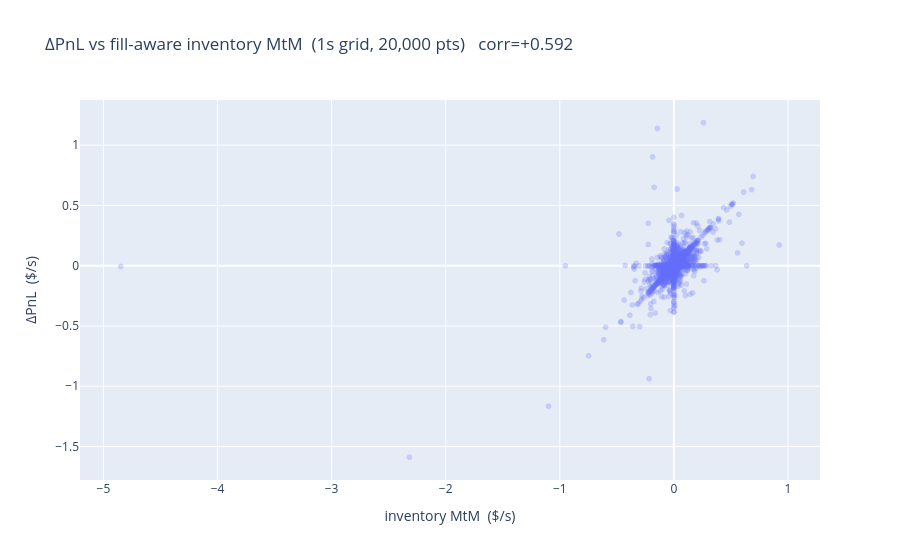

This figure's notebook cell:
### Markdown cell above
### Verification

Runs on one **dense** backtest (`quote_log_stride=1, log_interval_sec=1.0`) so the 1s grid isn't
undersampled. **(a)** build `d_pnl` and `d_mtm = inventory·Δmid` on the grid, scatter + corr; **(b)**
recompute `1 − corr²` by hand and assert it equals the summary column (same grid, same formula);
**(c)** run the formula on synthetics with known answers — pure drift (capture = 0) must give ~0, pure
capture at a still mid must give ~1. A mismatch in (b) or a fail in (c) → escalate with numbers; the
column is untrustworthy in past runs until fixed. Prime suspect: series misalignment on the grid (as-of
lags of `pnl.csv` vs `quotes.csv`) — that produced the `0.993` seen on a coarse log.

### Code cell
# One dense backtest (stride=1, log_interval=1s) so the 1s grid isn't undersampled.
# (Any strategy works — this checks the formula, not a specific config.)
v_params = dict(sigma=2.355e-2, kappa=2.306e+1, gamma=0.02, T=600.0, Q=0.1)
v_prefix = "/tmp/_vcap"
Backtester(quote_log_stride=1, log_interval_sec=1.0).run(
    AvellanedaStoikov(**v_params), feed=feed, output_path=v_prefix)
rv = BacktestResult(v_prefix, capital=CAPITAL)

# (a) two 1s-grid series: d_pnl and the fill-aware d_mtm (exact within-second attribution)
g = rv._grid()
pair = pd.concat([g["pnl"].diff().rename("d_pnl"),
                  rv._grid_mtm().rename("d_mtm")], axis=1).dropna()
corr   = float(pair["d_pnl"].corr(pair["d_mtm"]))
manual = 1.0 - corr ** 2
column = rv.summary()["capture_share_of_variance"]

# (b) manual 1 - corr^2 must equal the summary column (same grid, same fill-aware d_mtm)
print(f"corr(d_pnl, d_mtm)         = {corr:+.4f}")
print(f"(b) 1 - corr^2 (manual)    = {manual:+.4f}")
print(f"    capture_share (column) = {column:+.4f}")
print(f"    |manual - column|      = {abs(manual - column):.2e}")
assert abs(manual - column) < 1e-9, "MISMATCH: column != 1 - corr^2 on the same grid -> escalate"

# grid inv_mtm is now fill-aware -> its total must match the exact checkpoint decomposition
print(f"    inv_mtm_grid_error     = {rv.summary()['inv_mtm_grid_error_usd']:+.2e}   (fill-aware -> ~0)")

import plotly.express as px
sample = pair.sample(min(len(pair), 20000), random_state=0)
px.scatter(sample, x="d_mtm", y="d_pnl", opacity=0.25,
           title=f"ΔPnL vs fill-aware inventory MtM  (1s grid, {len(sample):,} pts)   corr={corr:+.3f}",
           labels={"d_mtm": "inventory MtM  ($/s)", "d_pnl": "ΔPnL  ($/s)"}).show()

### Figure 1 — Plotly figure (JSON) as saved in the notebook; plotly's stock layout.template omitted (floating-point values rounded to 4 significant figures; data arrays with more than 128 entries replaced by an {"elided": "..."} marker saying what was removed)
{"data": [{"hovertemplate": "inventory MtM  ($/s)=%{x}<br>ΔPnL  ($/s)=%{y}<extra></extra>", "legendgroup": "", "marker": {"color": "#636efa", "opacity": 0.25, "symbol": "circle"}, "mode": "markers", "name": "", "showlegend": false, "type": "scattergl", "x": {"elided": "20000 float values"}, "xaxis": "x", "y": {"elided": "20000 float values"}, "yaxis": "y"}], "layout": {"legend": {"tracegroupgap": 0}, "title": {"text": "ΔPnL vs fill-aware inventory MtM  (1s grid, 20,000 pts)   corr=+0.592"}, "xaxis": {"anchor": "y", "domain": [0, 1], "title": {"text": "inventory MtM  ($/s)"}}, "yaxis": {"anchor": "x", "domain": [0, 1], "title": {"text": "ΔPnL  ($/s)"}}}}
